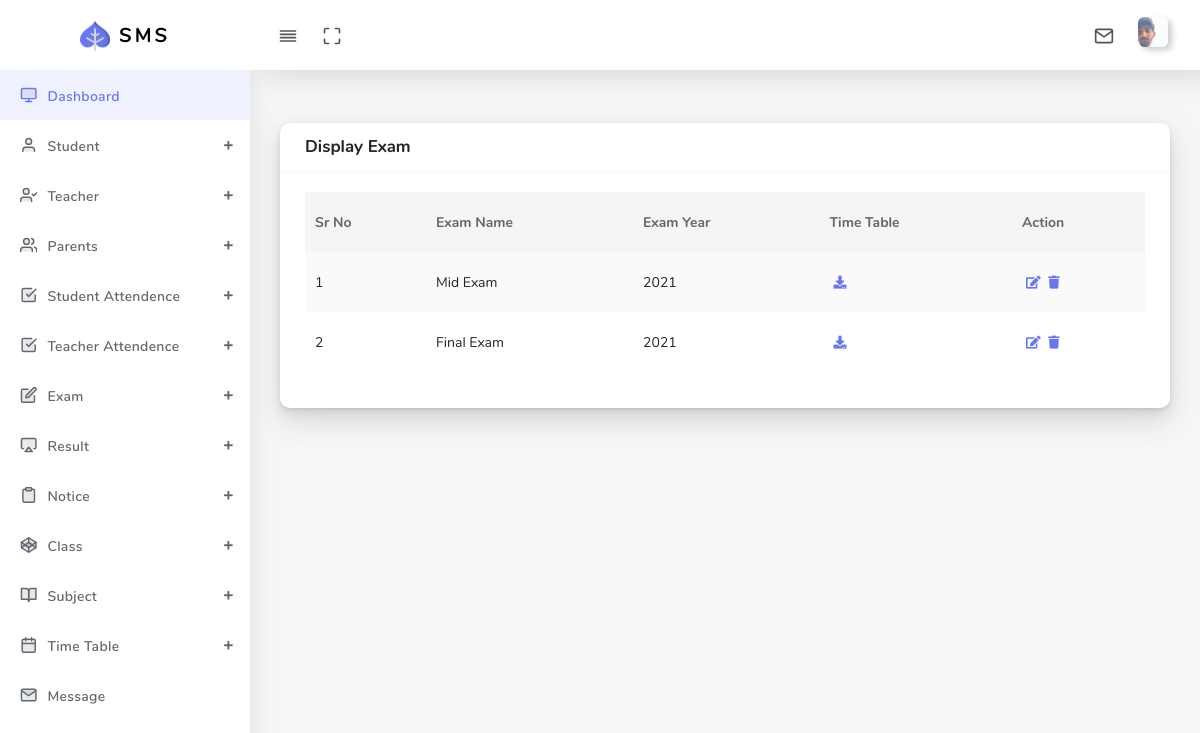
Page /Admin/display_exam_admin.php (signed in) on the committed database.
### tables this page shows
CREATE TABLE `exam_student` (
  `exam_id` int(11) NOT NULL,
  `exam_name` varchar(255) NOT NULL,
  `exam_year` varchar(255) NOT NULL,
  `exam_time_table` varchar(255) NOT NULL
);

### Admin/display_exam_admin.php (the view, shortened to what this page needs)
<!DOCTYPE html>
<html lang="en">
<head>
  <link rel="stylesheet" href="assets/css/app.min.css">
  <link rel="stylesheet" href="assets/bundles/datatables/datatables.min.css">
  <link rel="stylesheet" href="assets/bundles/datatables/DataTables-1.10.16/css/dataTables.bootstrap4.min.css">
  <link rel="stylesheet" href="assets/css/style.css">
  <link rel="stylesheet" href="assets/css/components.css">
  <link rel="stylesheet" href="assets/css/custom.css">
</head>
<body>
  <div id="app">
    <div class="main-wrapper main-wrapper-1">
      <div class="navbar-bg"></div>
      <?php include "navbar_admin.php";?>
        <?php include "sidebar_admin.php";?>
      </div>
      <div class="main-content">
        <section class="section">
          <div class="section-body">
            <div class="row">
              <div class="col-12">
                <div class="card">
                  <div class="card-header">
                    <h4>Display Exam</h4>
                  </div>
                  <div class="card-body">
                    <div class="table-responsive">
                      <table class="table table-striped table-hover" id="tableExport" style="width:100%;">
                        <thead>
                          <tr>
                          <th>Sr No</th>
                          <th>Exam Name</th>
                          <th>Exam Year</th>
                          <th>Time Table</th>
                          <th>Action</th>
                          </tr>
                        </thead>
                        <tbody>
                        <?php
                              $displayquery="select * from  exam_student";
                              $result = mysqli_query($conn,$displayquery);
                              if(mysqli_num_rows($result)>0){
                               $number=1;
                                 while ($row=mysqli_fetch_array($result)) {
                          ?>
                          <tr>
                          <td><?php echo $number; ?></td>
                          <td><?php echo $row['exam_name']; ?></td>
                          <td><?php echo $row['exam_year']; ?></td>
                          <td><?php echo "<a href='download_time_table_exam.php?exam=".$row['exam_time_table']."'><i class='fas fa-download'></i></a>"?></td>
                          <td><?php echo "<a href='update_exam_admin.php?id=".$row['exam_id']."'><i class='fas fa-edit'></i></a>"?>
                          <?php echo "<a href='delete_data.php?exam_id=".$row['exam_id']."'><i class='fas fa-trash'></i></a>"?></td>
                          </tr>
                          <?php $number++; } }?>
                        </tbody>
                      </table>
                    </div>
                  </div>
                </div>
              </div>
            </div>
          </div>
        </section>
    </div>
  </div>
  <?php include "footer_admin.php";?>

### rows in the picture
exam_student: exam_name "Mid Exam", exam_year "2021"
exam_student: exam_name "Final Exam", exam_year "2021"
